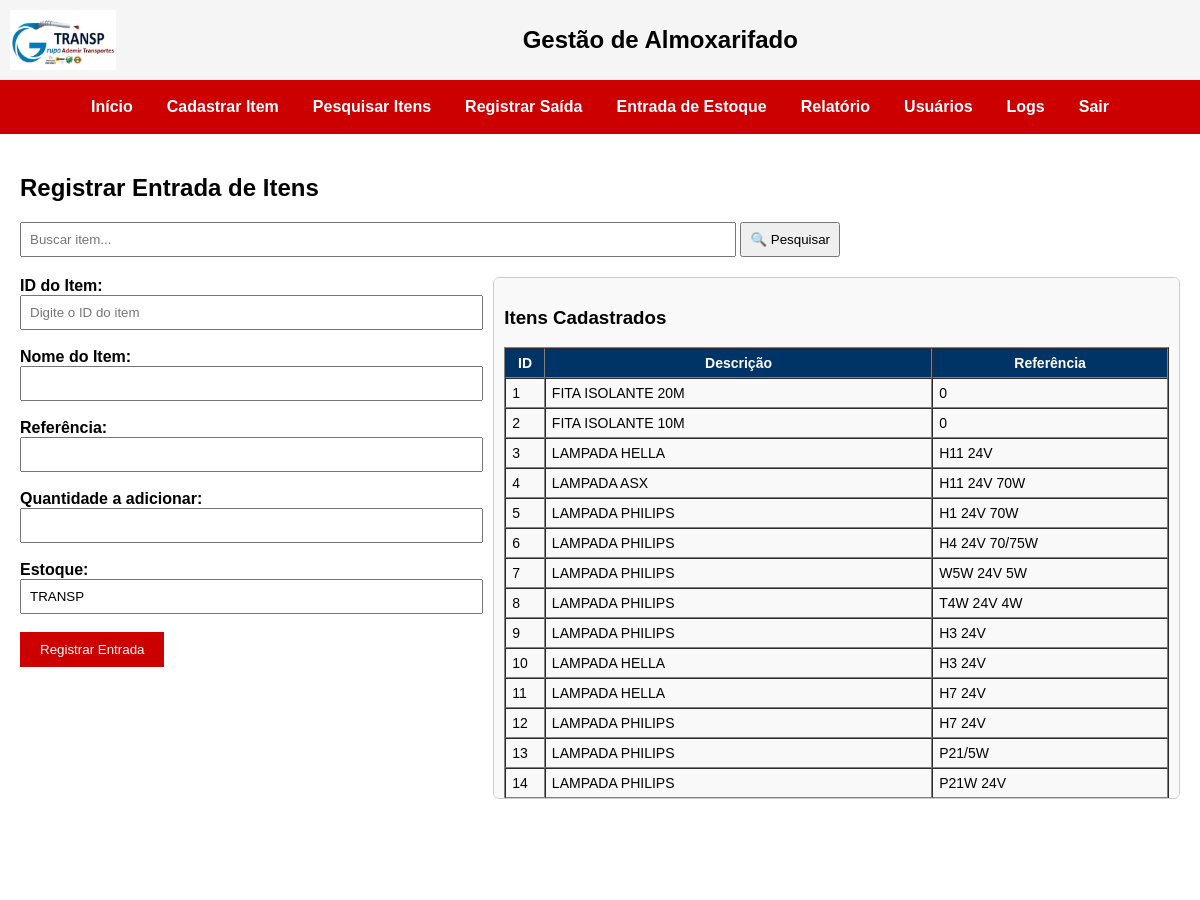
Before: /itens/entrada (signed in, upper part) with the older database file.
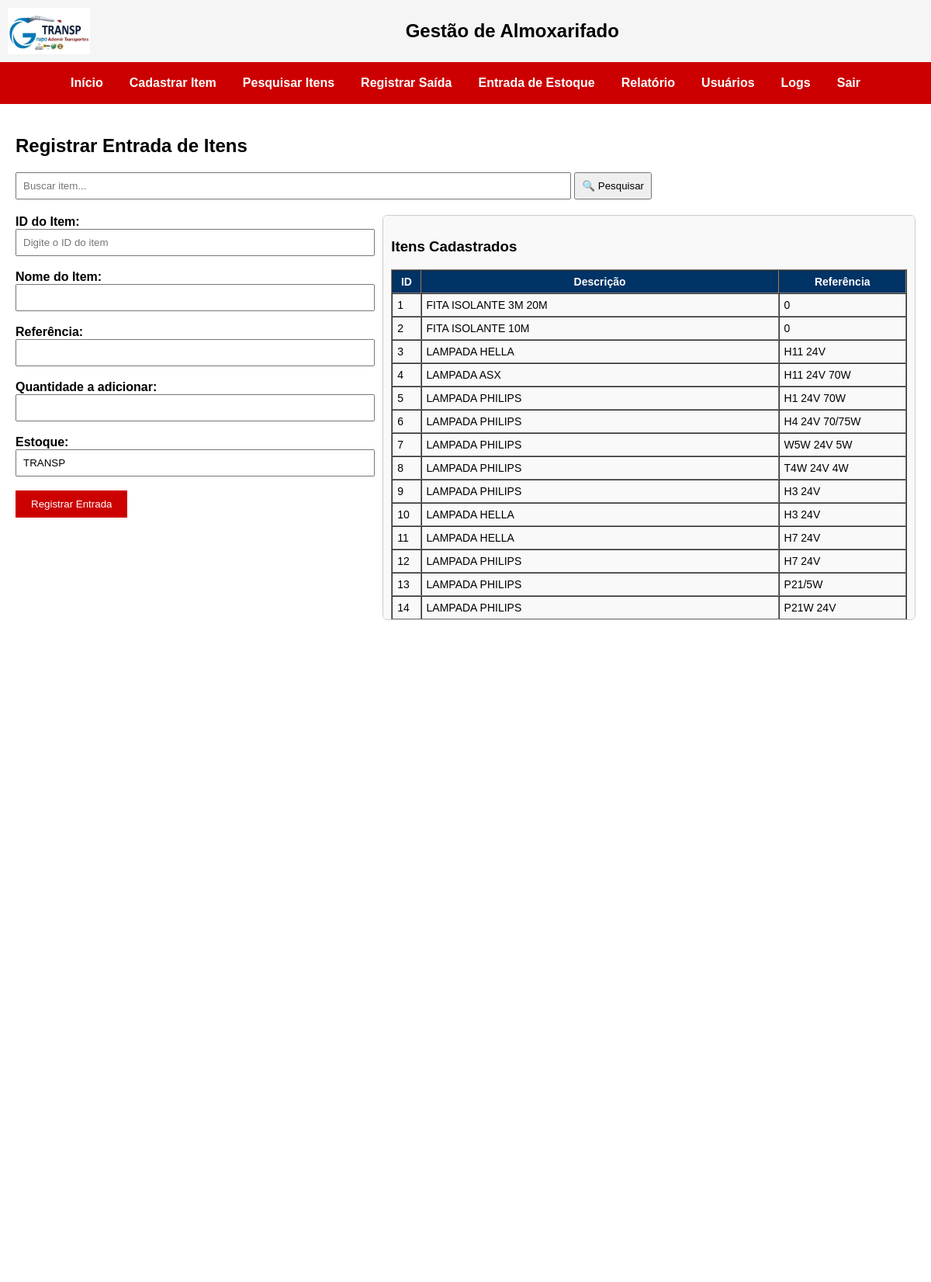
After: the same page with the newer database file.
### tables this page shows
CREATE TABLE itens (
        id INTEGER PRIMARY KEY,
        descricao TEXT NOT NULL,
        quantidade INTEGER,
        estoque TEXT
    , referencia TEXT, categoria TEXT, unidade TEXT, minimo INTEGER, observacoes TEXT);

### routes/itens.py (the view, shortened to what this page needs)
@itens_bp.route('/entrada', methods=['GET', 'POST'])
def entrada_estoque():
    tipo = session.get('tipo')
    conn = conectar_db()
    cursor = conn.cursor()
    descricao = ''
    referencia = ''
    item_id = ''
    quantidade = ''
    estoque_nome = 'TRANSP'
    termo = request.form.get('termo', '').strip().upper()
    acao = request.form.get('acao')
    cursor.execute("SELECT id, descricao, referencia FROM itens ORDER BY id ASC")
    itens_disponiveis = cursor.fetchall()
    conn.close()
    return render_template("entrada_estoque.html",
                           itens=itens_disponiveis,
                           descricao=descricao, referencia=referencia,
                           item_id=item_id, quantidade=quantidade,
                           estoque=estoque_nome, termo=termo)

### app.py (called while the page is built)
@app.before_request
def proteger_rotas():
    print(f"DEBUG - Endpoint acessado: {request.endpoint}")
    rotas_livres = [
        'auth.login',
        'static',
        'usuarios.cadastro_usuario',
    ]
    if 'usuario' not in session and request.endpoint not in rotas_livres:
        flash("Sua sessão expirou. Faça login novamente.", "erro")
        return redirect('/')

### models.py (called while the page is built)
def conectar_db():
    conn = sqlite3.connect(DB_PATH)
    conn.row_factory = sqlite3.Row
    return conn

### templates/entrada_estoque.html (shortened to what this page needs)
{% extends 'base.html' %}
{% block conteudo %}
<h2>Registrar Entrada de Itens</h2>
<form method="POST" action="/itens/entrada" style="margin-bottom: 20px;">
  <input type="text" name="termo" placeholder="Buscar item..." style="padding: 8px; width: 60%;" value="{{ termo or '' }}">
  <button type="submit" name="acao" value="buscar" style="padding: 8px;">🔍 Pesquisar</button>
</form>
<div style="display: flex; gap: 30px; align-items: flex-start; flex-wrap: wrap;">
  <div style="flex: 1; min-width: 300px;">
    <form method="POST">
      <label for="item_id"><strong>ID do Item:</strong></label><br>
      <input type="text" name="item_id" id="item_id" value="{{ item_id }}" required placeholder="Digite o ID do item" style="width: 100%; padding: 8px;"><br><br>
      <label><strong>Nome do Item:</strong></label><br>
      <input type="text" value="{{ descricao }}" readonly style="width: 100%; padding: 8px;"><br><br>
      <label><strong>Referência:</strong></label><br>
      <input type="text" value="{{ referencia }}" readonly style="width: 100%; padding: 8px;"><br><br>
      <label><strong>Quantidade a adicionar:</strong></label><br>
      <input type="text" name="quantidade" value="{{ quantidade }}" style="width: 100%; padding: 8px;"><br><br>
      <label><strong>Estoque:</strong></label><br>
      <input type="text" name="estoque" value="{{ estoque }}" style="width: 100%; padding: 8px;"><br><br>
      <button type="submit" style="background-color: #cc0000; color: white; padding: 10px 20px; border: none;">
        Registrar Entrada
      </button>
    </form>
  </div>
  <div style="flex: 1.5; min-width: 400px; max-height: 500px; overflow-y: auto; border: 1px solid #ccc; padding: 10px; border-radius: 6px; background-color: #f9f9f9;">
    <h3>Itens Cadastrados</h3>
    <table border="1" cellpadding="6" cellspacing="0" style="width: 100%; font-size: 14px;">
      <thead style="background-color: #003366; color: white; position: sticky; top: 0;">
        <tr>
          <th>ID</th><th>Descrição</th><th>Referência</th>
        </tr>
      </thead>
      <tbody>
        {% for item in itens %}
        <tr>
          <td>{{ item.id }}</td>
          <td>{{ item.descricao }}</td>
          <td>{{ item.referencia }}</td>
        </tr>
        {% endfor %}
      </tbody>
    </table>
  </div>
</div>
{% endblock %}

Changed rows visible on the page:
changed itens id 1: descricao "FITA ISOLANTE 20M" → "FITA ISOLANTE 3M 20M"
